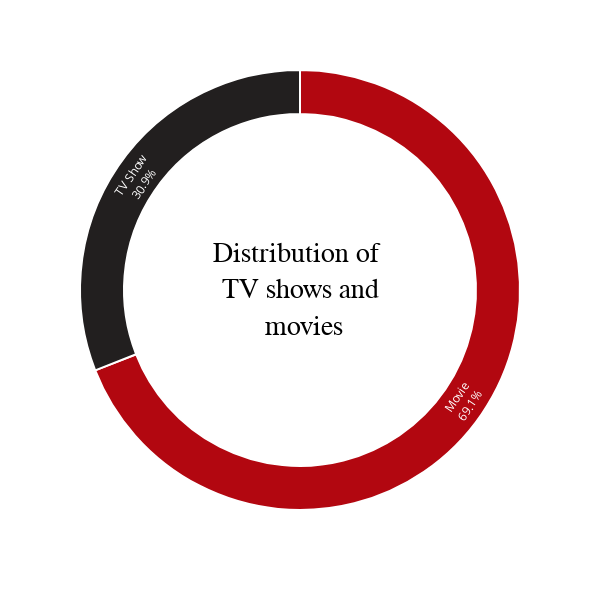

Here is the notebook cell this chart was saved with:
### Markdown cell above
# Dictribution of TV shows and movies

### Code cell
fig = px.pie(films['type'].value_counts().reset_index(), values = 'type', names = 'index', width = 600, height = 600)
fig.update_traces(textposition = 'inside', 
                  textinfo = 'percent + label', 
                  hole = 0.8, 
                  marker = dict(colors = ['#b20710','#221f1f'], line = dict(color = 'white', width = 2)))

fig.update_layout(annotations = [dict(text = 'Distribution of <br> TV shows and <br> movies', 
                                      x = 0.5, y = 0.5, font_size = 28, showarrow = False, 
                                      font_family = 'Calibri Black',
                                      font_color = 'black')],
                  showlegend = False)
                  
fig.show()

### Figure 1 — Plotly figure (JSON) as saved in the notebook; plotly's stock layout.template omitted (floating-point values rounded to 4 significant figures)
{"data": [{"domain": {"x": [0, 1], "y": [0, 1]}, "hole": 0.8, "hovertemplate": "index=%{label}<br>type=%{value}<extra></extra>", "labels": ["Movie", "TV Show"], "legendgroup": "", "marker": {"colors": ["#b20710", "#221f1f"], "line": {"color": "white", "width": 2}}, "name": "", "showlegend": true, "textinfo": "percent+label", "textposition": "inside", "type": "pie", "values": [5377, 2410]}], "layout": {"annotations": [{"font": {"color": "black", "family": "Calibri Black", "size": 28}, "showarrow": false, "text": "Distribution of <br> TV shows and <br> movies", "x": 0.5, "y": 0.5}], "height": 600, "legend": {"tracegroupgap": 0}, "margin": {"t": 60}, "showlegend": false, "width": 600}}
